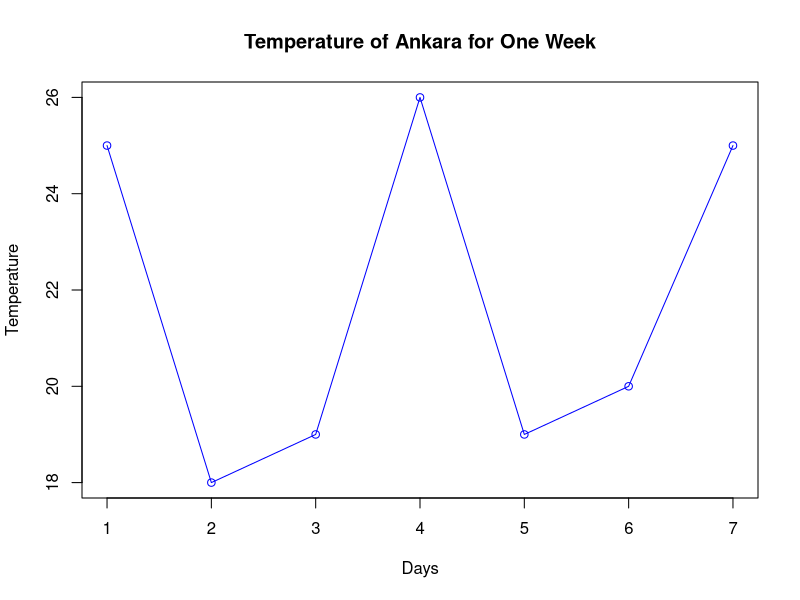

R code for this plot:
data <- read.csv("./LG02_Files/temperature.csv", header = T)
data
data_list <- as.list(data)
data_list

# Q4a.
max_temps <- lapply(data_list, max)
min_temps <- lapply(data_list, min)
min_temps

cat(
  c(
    sprintf("Maximum temperature in %s is %d degree.\n", names(max_temps), unlist(max_temps)),
    sprintf("Minimum temperature in %s is %d degree.\n", names(min_temps), unlist(min_temps))
  ),
  sep = ""
)

# Q4b.

x <- c(-2, 0.3,1.4,2.4,4.5)
y <- c(-5,-0.5,8,2,11)

?plot

plot(
  c(1:7),
  data$Ankara,
  type="o",
  xlim=c(1,7),
  ylim=c(min_temps$Ankara, max_temps$Ankara),
  xlab="Days",
  ylab="Temperature",
  main="Temperature of Ankara for One Week", 
  col="blue")







